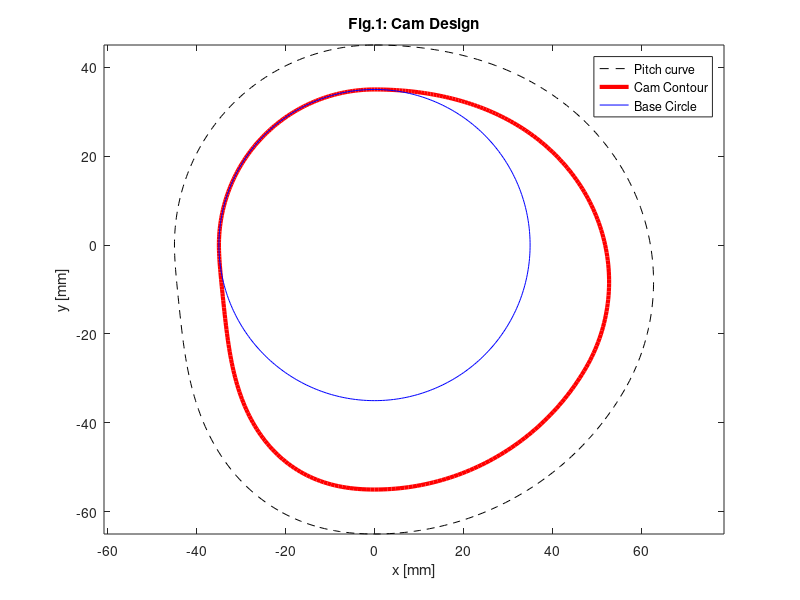
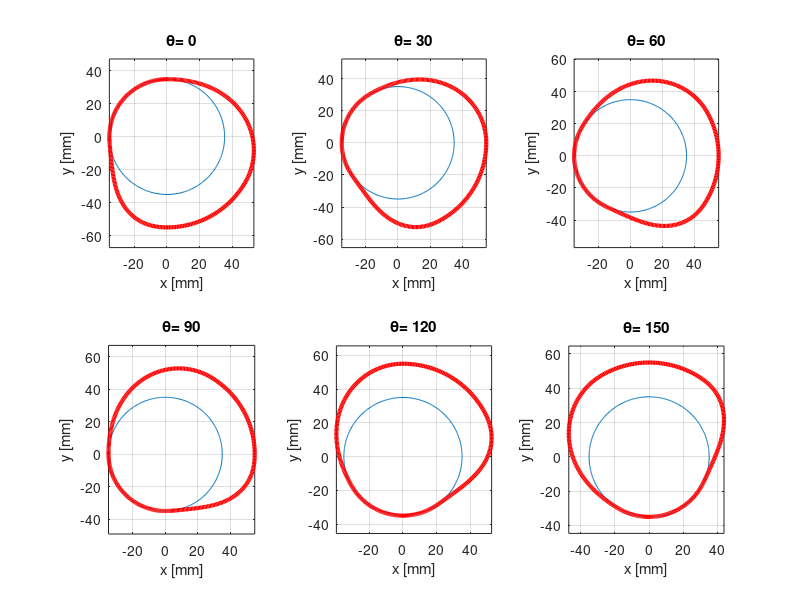
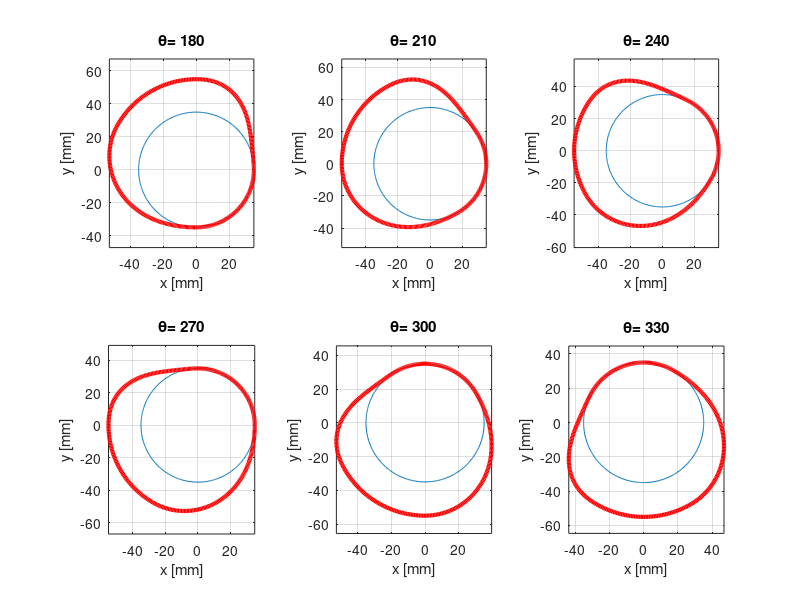

Source code (MATLAB) for these figures, in order:
%Lawrence Custodio
%HW 4 Problem 2
clc; clear; close all;
load('phi.mat');
load('Y.mat');
%Given Parameters:
y = Y(:,1).*1000; %displacement [mm]
theta = (0:360)'*(pi/180); %cam angle [rad]
rbase = 35; %Radius of base circle [mm]
Rr = 10; %Radius of follower [mm]
Ro = rbase+Rr; %Radius of prime circle [mm]
%Part A:
%Pitch curve (black + dashed line)
xp = (Ro+y).*sin(theta);
yp = (Ro+y).*cos(theta);
plot(xp,yp,'k--');
hold on
%Cam contour (red + line width 3)
%Cam contact point rel. to pitch curve: xcp, ycp
xcp = Rr*sin(theta-phi); 
ycp = Rr*cos(theta-phi);
%Cam contour defined as difference of pitch curve and contact point:
xc = xp -xcp;
yc = yp -ycp;
plot(xc,yc,'r','linewidth',3);
%Base circle (blue)
xbase = rbase.*cos(theta);
ybase = rbase.*sin(theta);
plot(xbase,ybase,'b')
%Plot labelling
axis equal
title ('Fig.1: Cam Design')
xlabel('x [mm]')
ylabel('y [mm]')
legend('Pitch curve','Cam Contour','Base Circle');

%Part B:
alpha = (0:30:330)*pi/180; %Degrees of rotation;
%Matrix describing base circle + cam contour coordinates
base = [xbase';ybase';ones(1,length(xbase))]; %base circle
cont = [xc';yc';ones(1,length(xc))]; %cam contour

%rotation transformation matrices:
%First figure: 0-150 degrees
figure
for j=1:1:6
    ccw = [cos(alpha(j)) -sin(alpha(j)) 0; sin(alpha(j)) cos(alpha(j)) 0; 0 0 1]; % Transformation Matrix
    baset = ccw*base; %Transformed matrix, base circle
    camt = ccw*cont; %Transformed matrix, cam contour
    %Plotting + Labels
    subplot(2,3,j)
    plot(baset(1,:),baset(2,:))
    hold on
    plot(camt(1,:),camt(2,:),'r','linewidth',3)
    xlabel('x [mm]')
    ylabel('y [mm]')
    grid on
    axis equal
    title(['\theta= ' num2str(alpha(j)*(180/pi))])
end

%Second figure: 180-330 degrees
figure
for m=7:1:12
    ccw = [cos(alpha(m)) -sin(alpha(m)) 0; sin(alpha(m)) cos(alpha(m)) 0; 0 0 1];
    baset = ccw*base;
    camt = ccw*cont;
    subplot(2,3,(m-6))
    plot(baset(1,:),baset(2,:))
    hold on
    plot(camt(1,:),camt(2,:),'r','linewidth',3)
    xlabel('x [mm]')
    ylabel('y [mm]')
    grid on
    axis equal
    title(['\theta= ' num2str(alpha(m)*(180/pi))])
end